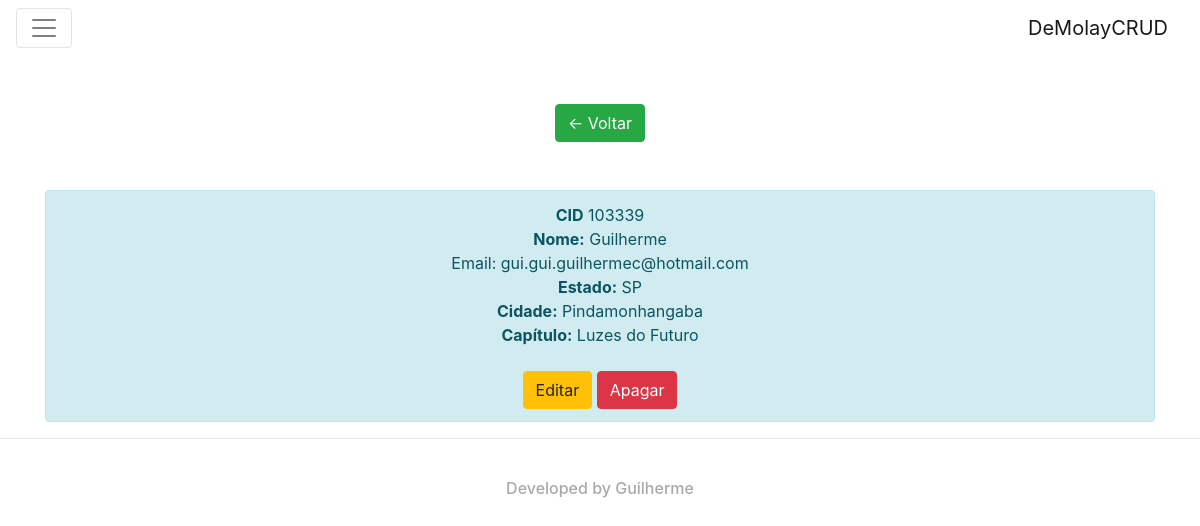
The app's page /index.php?layout=mostra&id=1 with its own data.
### tables this page shows
CREATE TABLE `tbl_demolay` (
  `dem_id` int(11) NOT NULL,
  `dem_cid` int(30) NOT NULL,
  `dem_nome` varchar(100) NOT NULL,
  `dem_email` varchar(200) NOT NULL,
  `dem_estado` varchar(100) NOT NULL,
  `dem_cidade` varchar(100) NOT NULL,
  `dem_capitulo` varchar(100) NOT NULL
);

### db.php (called while the page is built, shortened)
<?php
class BD
{
    private $conn;
    public function __construct($pdo)
    {
        $this->conn = $pdo;
    }
    public function get_demolay($id)
    {
        try {
            return $this->conn->query("SELECT * FROM tbl_demolay WHERE tbl_demolay.dem_id = $id");
        }catch(PDOException $erro){
            echo "<center><h3><stron>Erro!, DeMolay Não Encontrado!</stron></h3><br><h5>",$erro->getMessage(),"</h5></center>";
        }
    }
}
?>

### index.php (the view, shortened to what this page needs)
<html>
<head>
    <link rel="stylesheet" href="https://maxcdn.bootstrapcdn.com/bootstrap/4.0.0-alpha.6/css/bootstrap.min.css">
</head>
<body onload="montaPais()">
<?php
include 'conexao.php';
include 'db.php';
$layout = isset($_GET['layout']);
if($layout == 1){
    $layoutt = $_GET['layout'];
    if($layoutt == "cadastro") {
        echo "
<nav class='navbar navbar-toggleable-md navbar-light bg-faded'>
    <button class='navbar-toggler navbar-toggler-right' type='button' data-toggle='collapse' data-target='#navbarSupportedContent' aria-controls='navbarSupportedContent' aria-expanded='false' aria-label='Toggle navigation'>
        <span class='navbar-toggler-icon'></span>
    </button>
    <a class='navbar-brand' href='#'>DeMolayCRUD</a>
    <div class='collapse navbar-collapse' id='navbarSupportedContent'>
        <ul class='navbar-nav mr-auto'>
            <li class='nav-item'>
                <a class='nav-link' href='index.php'>Home</a>
            </li>
            <li class='nav-item active'>
                <a class='nav-link' href='index.php?layout=cadastro'>Cadastrar</a>
            </li>
            <li class='nav-item'>
                <a class='nav-link disabled' href='#'>Editando</a>
            </li>
            <li class='nav-item'>
                <a class='nav-link disabled' href='#'>Apagando</a>
            </li>
        </ul>
        <form action='index.php?busca' method='POST' class='form-inline my-2 my-lg-0'>
            <input name='busca' class='form-control mr-sm-2' type='text' placeholder='Procurar Registro...'>
            <button class='btn btn-outline-success my-2 my-sm-0' type='submit'>Buscar</button>
        </form>
    </div>
</nav>
<div class='container'>
   <br>
   <br>
<div class='alert alert-info' role='alert'>
  <center><h1>Cadastro de DeMolays</h1></center>
</div>
   <br>
   <br>
  <form action='index.php?cad' method='POST' name='formCadastroDemolay'>
  <div class='form-group row'>
  <label class='col-2 col-form-label'>CID</label>
  <div class='col-10'>
    <input class='form-control' name='dem_cid' type='number' required>
  </div>
</div>
<div class='form-group row'>
  <label class='col-2 col-form-label'>Nome</label>
  <div class='col-10'>
    <input name='dem_nome' class='form-control' type='text' placeholder='Nome' required>
  </div>
</div>
<div class='form-group row'>
  <label  class='col-2 col-form-label'>Email</label>
  <div class='col-10'>
    <input name='dem_email' class='form-control' type='text' placeholder='E-Mail' required>
  </div>
</div>
<div class='form-group row'>
  <label  class='col-2 col-form-label'>Estado</label>
  <div class='col-10'>
<select name='dem_estado'>
	<option value='AC'>Acre</option>
	<option value='AL'>Alagoas</option>
	<option value='AP'>Amapá</option>
	<option value='AM'>Amazonas</option>
	<option value='BA'>Bahia</option>
	<option value='CE'>Ceará</option>
	<option value='DF'>Distrito Federal</option>
	<option value='ES'>Espírito Santo</option>
	<option value='GO'>Goiás</option>
	<option value='MA'>Maranhão</option>
	<option value='MT'>Mato Grosso</option>
	<option value='MS'>Mato Grosso do Sul</option>
	<option value='MG'>Minas Gerais</option>
	<option value='PA'>Pará</option>
	<option value='PB'>Paraíba</option>
	<option value='PR'>Paraná</option>
	<option value='PE'>Pernambuco</option>
	<option value='PI'>Piauí</option>
	<option value='RJ'>Rio de Janeiro</option>
	<option value='RN'>Rio Grande do Norte</option>
	<option value='RS'>Rio Grande do Sul</option>
	<option value='RO'>Rondônia</option>
	<option value='RR'>Roraima</option>
	<option value='SC'>Santa Catarina</option>
	<option value='SP'>São Paulo</option>
	<option value='SE'>Sergipe</option>
	<option value='TO'>Tocantins</option>
</select>
  </div>
</div>
<div class='form-group row'>
  <label for='example-email-input' class='col-2 col-form-label'>Cidade</label>
  <div class='col-10'>
     <input name='dem_cidade' class='form-control' type='text' placeholder='Cidade Atual' required>
  </div>
</div>
<div class='form-group row'>
  <label for='example-email-input' class='col-2 col-form-label'>Capítulo</label>
  <div class='col-10'>
    <input name='dem_capitulo' class='form-control' type='text' placeholder='Capítulo Atual' required>
  </div>
</div>
<br>
 <center><button class='btn btn-outline-success' type='submit'>Cadastrar</button></center>
</form>
</div>
    ";
    }else if($layoutt == "mostra"){
        if(isset($_GET['id'])){
            $idMostra = $_GET['id'];
            $dblay = new BD($pdo);
            $demolayMostras = $dblay->get_demolay($idMostra);
            echo "
<nav class='navbar navbar-toggleable-md navbar-light bg-faded'>
    <button class='navbar-toggler navbar-toggler-right' type='button' data-toggle='collapse' data-target='#navbarSupportedContent' aria-controls='navbarSupportedContent' aria-expanded='false' aria-label='Toggle navigation'>
        <span class='navbar-toggler-icon'></span>
    </button>
    <a class='navbar-brand' href='#'>DeMolayCRUD</a>
    <div class='collapse navbar-collapse' id='navbarSupportedContent'>
        <ul class='navbar-nav mr-auto'>
            <li class='nav-item '>
                <a class='nav-link' href='index.php?layout=index'>Home</a>
            </li>
            <li class='nav-item'>
                <a class='nav-link' href='index.php?layout=cadastro'>Cadastrar</a>
            </li>
            <li class='nav-item active' >
                <a class='nav-link ' href='#'>Exibindo</a>
            </li>
            <li class='nav-item'>
                <a class='nav-link disabled' href='#'>Editando</a>
            </li>
            <li class='nav-item'>
                <a class='nav-link disabled' href='#'>Apagando</a>
            </li>
        </ul>
    </div>
</nav>
<div class='container'>
<br>
<br>
<center><a href='index.php' class='btn btn-success' role='button'><- Voltar</a></center>
<br>
<br>
<center>
  <div class='alert alert-info' role='alert'>";
            foreach($demolayMostras as $demolayMostra) {
                echo"
                <strong > CID</strong > ",$demolayMostra['dem_cid'],"<br>
                <strong>Nome:</strong > ",$demolayMostra['dem_nome'],"<br>
                <stron>Email:</stron > ",$demolayMostra['dem_email'],"<br>
                <strong>Estado:</strong > ",$demolayMostra['dem_estado'],"<br>
                <strong>Cidade:</strong > ",$demolayMostra['dem_cidade'],"<br>
                <strong>Capítulo:</strong > ",$demolayMostra['dem_capitulo'],"<br>
<br>
<a href='index.php?layout=editar&id=", $demolayMostra['dem_id'],"' class='btn btn-warning' role='button'>Editar</a> <a href='index.php?apagar=", $demolayMostra['dem_id'],"' class='btn btn-danger' role='button' >Apagar</a>
                ";
                }
            echo"
</div>
</center>
</div>
";
        }else{
            header("location:index.php");
        }
    }else{
        header("location:index.php");
    }
}
?>
<footer>
    <hr>
    <br>
    <center><h6><font color='#a9a9a9'>Developed by Guilherme</font></h6></center>
</footer>
</body>
</html>

### records on screen
tbl_demolay: dem_cid "103339", dem_nome "Guilherme", dem_email "gui.gui.guilhermec@hotmail.com", dem_estado "SP", dem_cidade "Pindamonhangaba", dem_capitulo "Luzes do Futuro"
